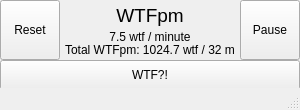
<?xml version="1.0" encoding="UTF-8"?>
<ui version="4.0">
 <class>MainWindow</class>
 <widget class="QMainWindow" name="MainWindow">
  <property name="geometry">
   <rect>
    <x>0</x>
    <y>0</y>
    <width>300</width>
    <height>110</height>
   </rect>
  </property>
  <property name="sizePolicy">
   <sizepolicy hsizetype="Fixed" vsizetype="Fixed">
    <horstretch>0</horstretch>
    <verstretch>0</verstretch>
   </sizepolicy>
  </property>
  <property name="windowTitle">
   <string>WTFpm by AleCie</string>
  </property>
  <widget class="QWidget" name="centralWidget">
   <property name="sizePolicy">
    <sizepolicy hsizetype="Fixed" vsizetype="Fixed">
     <horstretch>0</horstretch>
     <verstretch>0</verstretch>
    </sizepolicy>
   </property>
   <widget class="QLabel" name="Title">
    <property name="geometry">
     <rect>
      <x>115</x>
      <y>0</y>
      <width>70</width>
      <height>30</height>
     </rect>
    </property>
    <property name="font">
     <font>
      <pointsize>14</pointsize>
     </font>
    </property>
    <property name="text">
     <string>WTFpm</string>
    </property>
    <property name="alignment">
     <set>Qt::AlignCenter</set>
    </property>
   </widget>
   <widget class="QLabel" name="MainCounter">
    <property name="geometry">
     <rect>
      <x>100</x>
      <y>30</y>
      <width>100</width>
      <height>13</height>
     </rect>
    </property>
    <property name="text">
     <string>7.5 wtf / minute</string>
    </property>
    <property name="alignment">
     <set>Qt::AlignCenter</set>
    </property>
   </widget>
   <widget class="QPushButton" name="Reset">
    <property name="geometry">
     <rect>
      <x>0</x>
      <y>0</y>
      <width>60</width>
      <height>60</height>
     </rect>
    </property>
    <property name="text">
     <string>Reset</string>
    </property>
   </widget>
   <widget class="QPushButton" name="PauseStart">
    <property name="geometry">
     <rect>
      <x>240</x>
      <y>0</y>
      <width>60</width>
      <height>60</height>
     </rect>
    </property>
    <property name="text">
     <string>Pause</string>
    </property>
   </widget>
   <widget class="QLabel" name="SCounter">
    <property name="geometry">
     <rect>
      <x>60</x>
      <y>40</y>
      <width>180</width>
      <height>20</height>
     </rect>
    </property>
    <property name="text">
     <string>Total WTFpm: 1024.7 wtf / 32 m</string>
    </property>
    <property name="alignment">
     <set>Qt::AlignCenter</set>
    </property>
   </widget>
   <widget class="QPushButton" name="WTF">
    <property name="geometry">
     <rect>
      <x>0</x>
      <y>60</y>
      <width>300</width>
      <height>30</height>
     </rect>
    </property>
    <property name="text">
     <string>WTF?!</string>
    </property>
   </widget>
  </widget>
  <widget class="QStatusBar" name="statusBar"/>
 </widget>
 <layoutdefault spacing="6" margin="11"/>
 <resources/>
 <connections/>
</ui>
